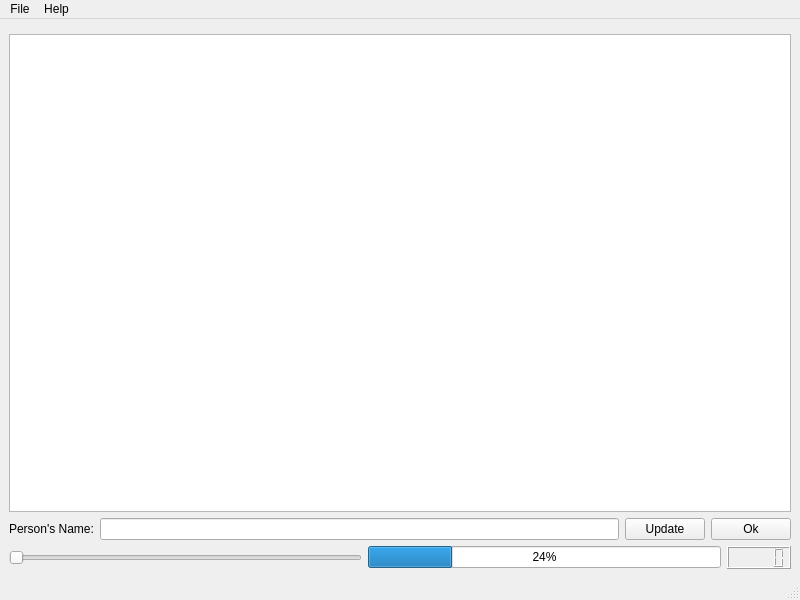
<?xml version="1.0" encoding="UTF-8"?>
<ui version="4.0">
 <class>MainWindow</class>
 <widget class="QMainWindow" name="MainWindow">
  <property name="geometry">
   <rect>
    <x>0</x>
    <y>0</y>
    <width>800</width>
    <height>600</height>
   </rect>
  </property>
  <property name="windowTitle">
   <string>MainWindow</string>
  </property>
  <widget class="QWidget" name="centralwidget">
   <layout class="QVBoxLayout" name="verticalLayout">
    <item>
     <widget class="Viewer" name="viewer" native="true"/>
    </item>
    <item>
     <widget class="QPlainTextEdit" name="textEdit"/>
    </item>
    <item>
     <layout class="QHBoxLayout" name="horizontalLayout">
      <item>
       <widget class="QLabel" name="label">
        <property name="text">
         <string>Person's Name:</string>
        </property>
       </widget>
      </item>
      <item>
       <widget class="QLineEdit" name="person"/>
      </item>
      <item>
       <widget class="QPushButton" name="updateButton">
        <property name="text">
         <string>Update</string>
        </property>
       </widget>
      </item>
      <item>
       <widget class="QPushButton" name="okButton">
        <property name="text">
         <string>Ok</string>
        </property>
       </widget>
      </item>
     </layout>
    </item>
    <item>
     <layout class="QHBoxLayout" name="horizontalLayout_2">
      <item>
       <widget class="QSlider" name="horizontalSlider">
        <property name="maximum">
         <number>255</number>
        </property>
        <property name="orientation">
         <enum>Qt::Orientation::Horizontal</enum>
        </property>
       </widget>
      </item>
      <item>
       <widget class="QProgressBar" name="progressBar">
        <property name="value">
         <number>24</number>
        </property>
       </widget>
      </item>
      <item>
       <widget class="QLCDNumber" name="lcdNumber"/>
      </item>
     </layout>
    </item>
   </layout>
  </widget>
  <widget class="QMenuBar" name="menubar">
   <property name="geometry">
    <rect>
     <x>0</x>
     <y>0</y>
     <width>800</width>
     <height>21</height>
    </rect>
   </property>
   <widget class="QMenu" name="menuFile">
    <property name="title">
     <string>File</string>
    </property>
    <addaction name="separator"/>
    <addaction name="actionImport"/>
    <addaction name="separator"/>
    <addaction name="actionSave"/>
    <addaction name="actionQuit"/>
   </widget>
   <widget class="QMenu" name="menuHelp">
    <property name="title">
     <string>Help</string>
    </property>
    <addaction name="actionAbout_Qt"/>
   </widget>
   <addaction name="menuFile"/>
   <addaction name="menuHelp"/>
  </widget>
  <widget class="QStatusBar" name="statusbar"/>
  <action name="actionAbout_Qt">
   <property name="text">
    <string>About Qt</string>
   </property>
  </action>
  <action name="actionImport">
   <property name="text">
    <string>Import</string>
   </property>
  </action>
  <action name="actionQuit">
   <property name="text">
    <string>Quit</string>
   </property>
  </action>
  <action name="actionSave">
   <property name="text">
    <string>Save</string>
   </property>
  </action>
 </widget>
 <customwidgets>
  <customwidget>
   <class>Viewer</class>
   <extends>QWidget</extends>
   <header>Viewer.hpp</header>
   <container>1</container>
  </customwidget>
 </customwidgets>
 <resources/>
 <connections/>
</ui>
